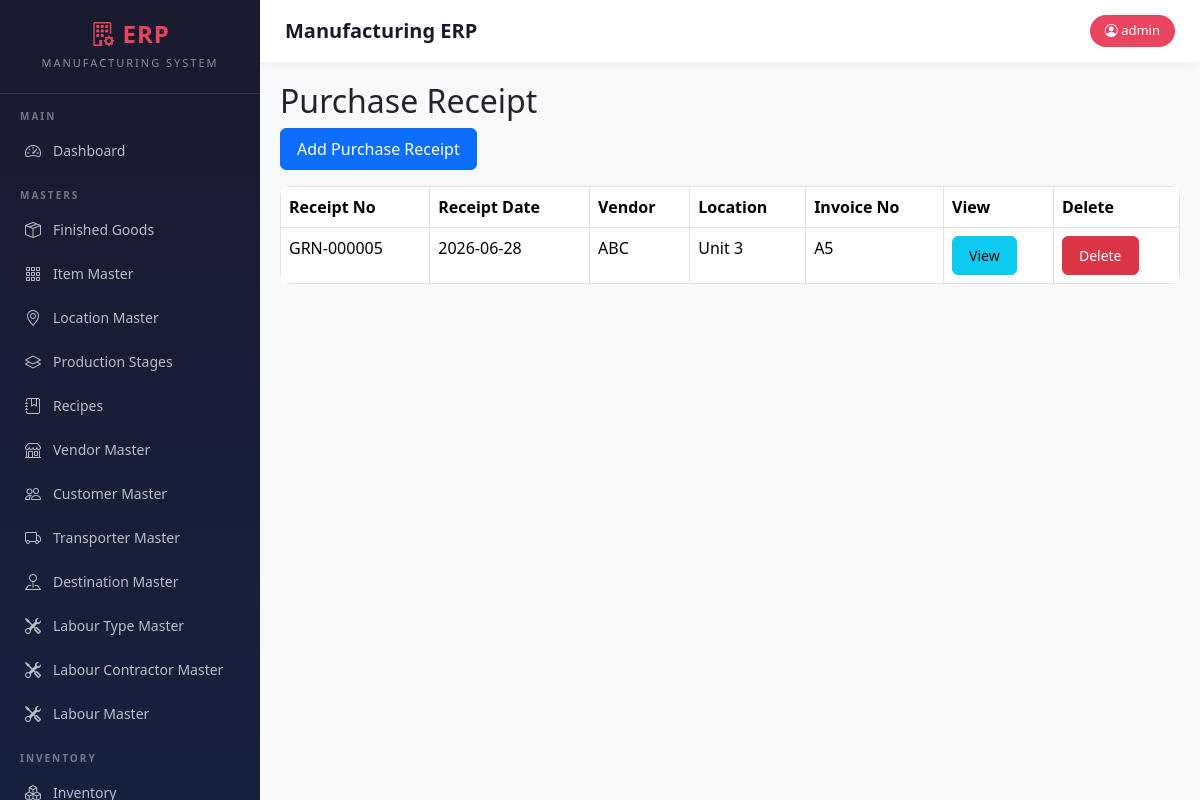
The page /purchase-receipt (signed in) on the database as committed earlier.
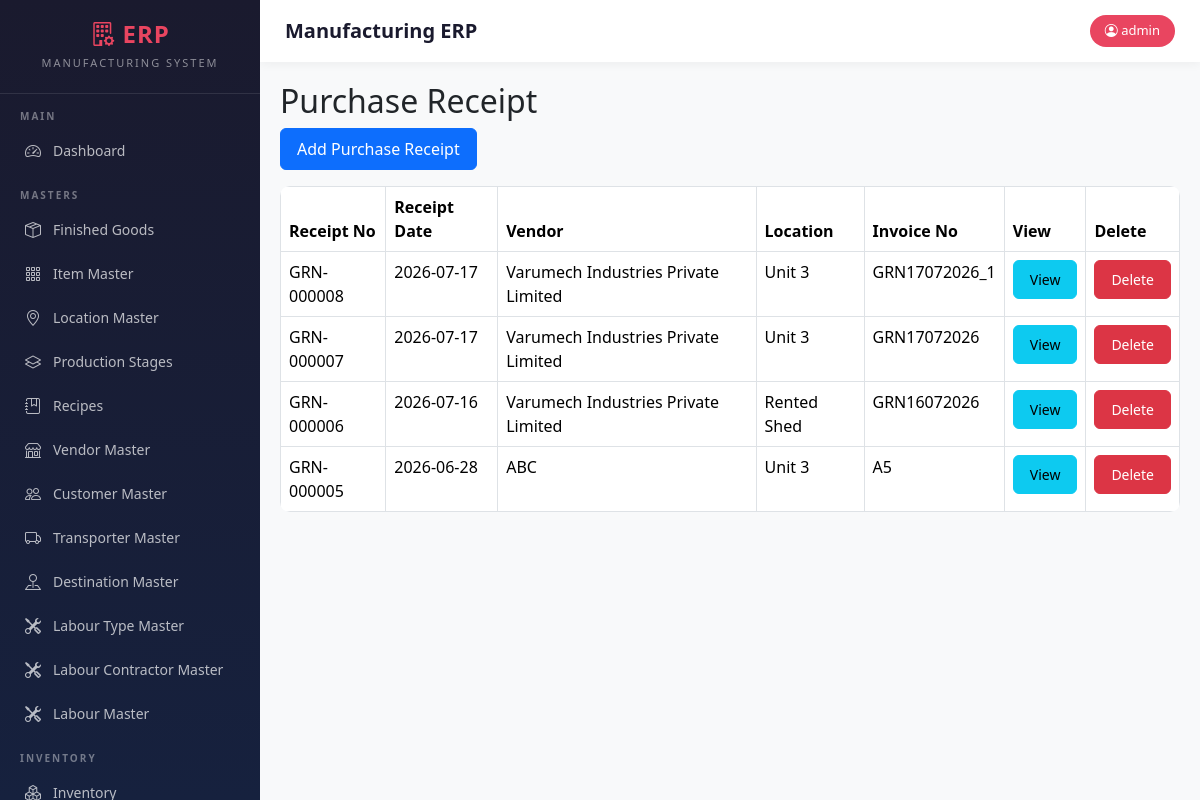
The same page on the database as committed later.
### models.py (models this page shows)
class User(UserMixin, db.Model):
    __tablename__ = "users"
    id = db.Column(db.Integer, primary_key=True)
    username = db.Column(
        db.String(100),
        unique=True,
        nullable=False
    )
    password = db.Column(
        db.String(255),
        nullable=False
    )
    role = db.Column(
        db.String(20),
        nullable=False
    )

class PurchaseReceiptHeader(db.Model):
    __tablename__ = "purchase_receipt_header"
    id = db.Column(
        db.Integer,
        primary_key=True
    )
    receipt_date = db.Column(
        db.Date,
        nullable=False
    )
    vendor_id = db.Column(
        db.Integer,
        db.ForeignKey("vendor_master.id"),
        nullable=False
    )
    location_id = db.Column(
        db.Integer,
        db.ForeignKey("location_master.id"),
        nullable=False
    )
    invoice_no = db.Column(
        db.String(100)
    )
    invoice_date = db.Column(
        db.Date
    )
    remarks = db.Column(
        db.String(500)
    )
    vendor = db.relationship(
        "VendorMaster"
    )
    location = db.relationship(
        "LocationMaster"
    )
    basic_amount = db.Column(
    db.Float,
    default=0
    )
    gst_amount = db.Column(
    db.Float,
    default=0
    )
    invoice_amount = db.Column(
    db.Float,
    default=0
    )
    details = db.relationship(
        "PurchaseReceiptDetail",
        backref="receipt",
        cascade="all, delete-orphan"
    )

class VendorMaster(db.Model):
    __tablename__ = "vendor_master"
    id = db.Column(
        db.Integer,
        primary_key=True
    )
    vendor_code = db.Column(
        db.String(20),
        unique=True,
        nullable=True
    )
    vendor_name = db.Column(
        db.String(200),
        nullable=False
    )
    contact_person = db.Column(
        db.String(100)
    )
    mobile = db.Column(
        db.String(20)
    )
    email = db.Column(
        db.String(100)
    )
    gst_no = db.Column(
        db.String(30)
    )
    pan_no = db.Column(
        db.String(20)
    )
    address = db.Column(
        db.String(500)
    )
    city = db.Column(
        db.String(100)
    )
    state = db.Column(
        db.String(100)
    )
    country = db.Column(
        db.String(100),
        default="India"
    )
    pincode = db.Column(
        db.String(20)
    )
    active = db.Column(
        db.Boolean,
        default=True
    )

class LocationMaster(db.Model):
    __tablename__ = "location_master"
    id = db.Column(
        db.Integer,
        primary_key=True
    )
    location_code = db.Column(
        db.String(20),
        unique=True,
        nullable=False
    )
    location_name = db.Column(
        db.String(100),
        nullable=False
    )
    active = db.Column(
        db.Boolean,
        default=True
    )

### blueprints/masters/routes.py (the view)
@masters_bp.route("/purchase-receipt")
@login_required
def purchase_receipt():
    receipt_list = PurchaseReceiptHeader.query.order_by(
        PurchaseReceiptHeader.receipt_date.desc(),
        PurchaseReceiptHeader.id.desc()
    ).all()
    return render_template(
        "purchase_receipt.html",
        receipt_list=receipt_list
    )

### app.py (called while the page is built)
@login_manager.user_loader
def load_user(user_id):
    return User.query.get(int(user_id))

### templates/purchase_receipt.html (shortened to what this page needs)
{% extends "base.html" %}
{% block content %}
<h2>
Purchase Receipt
</h2>
<a
href="/purchase-receipt/add"
class="btn btn-primary mb-3">
Add Purchase Receipt
</a>
<table class="table table-bordered">
<thead>
<tr>
<th>
Receipt No
</th>
<th>
Receipt Date
</th>
<th>
Vendor
</th>
<th>
Location
</th>
<th>
Invoice No
</th>
<th>
View
</th>
<th>
Delete
</th>
</tr>
</thead>
<tbody>
{% for row in receipt_list %}
<tr>
<td>
GRN-{{ "%06d"|format(row.id) }}
</td>
<td>
{{ row.receipt_date }}
</td>
<td>
{{ row.vendor.vendor_name }}
</td>
<td>
{{ row.location.location_name }}
</td>
<td>
{{ row.invoice_no }}
</td>
<td>
<a
href="/purchase-receipt/view/{{ row.id }}"
class="btn btn-info btn-sm">
View
</a>
</td>
<td>
<button
type="button"
class="btn btn-danger btn-sm delete-btn"
data-id="{{ row.id }}">
Delete
</button>
</td>
</tr>
{% endfor %}
</tbody>
</table>
{% endblock %}

### templates/base.html (shortened to what this page needs)
<!DOCTYPE html>
<html>
<head>
<link href="https://cdn.jsdelivr.net/npm/bootstrap@5.3.3/dist/css/bootstrap.min.css" rel="stylesheet">
<link href="https://cdn.jsdelivr.net/npm/select2@4.1.0-rc.0/dist/css/select2.min.css" rel="stylesheet" />
<link href="https://cdn.jsdelivr.net/npm/tom-select/dist/css/tom-select.bootstrap5.min.css" rel="stylesheet">
<link rel="stylesheet" href="https://cdn.datatables.net/1.13.8/css/jquery.dataTables.min.css">
<link rel="stylesheet" href="https://cdn.datatables.net/buttons/2.4.2/css/buttons.dataTables.min.css">
<link rel="stylesheet" href="https://cdn.datatables.net/fixedheader/3.4.0/css/fixedHeader.dataTables.min.css">
<link rel="stylesheet" href="https://cdn.datatables.net/fixedcolumns/4.3.0/css/fixedColumns.dataTables.min.css">
<link rel="stylesheet" href="https://cdn.jsdelivr.net/npm/bootstrap-icons@1.11.3/font/bootstrap-icons.min.css">
</head>
<body>
<div class="sidebar">
    <div class="sidebar-brand">
        <h4><i class="bi bi-building-gear"></i> ERP</h4>
        <small>Manufacturing System</small>
    </div>
    <div class="nav-section">Main</div>
    <ul class="nav flex-column">
        <li class="nav-item">
            <a class="nav-link" href="/dashboard">
                <i class="bi bi-speedometer2"></i> Dashboard
            </a>
        </li>
    </ul>
    <div class="nav-section">Masters</div>
    <ul class="nav flex-column">
        <li class="nav-item">
            <a class="nav-link" href="/finished-goods">
                <i class="bi bi-box-seam"></i> Finished Goods
            </a>
        </li>
        <li class="nav-item">
            <a class="nav-link" href="/items">
                <i class="bi bi-grid-3x3-gap"></i> Item Master
            </a>
        </li>
        <li class="nav-item">
            <a class="nav-link" href="/locations">
                <i class="bi bi-geo-alt"></i> Location Master
            </a>
        </li>
        <li class="nav-item">
            <a class="nav-link" href="/production-stages">
                <i class="bi bi-layers"></i> Production Stages
            </a>
        </li>
        <li class="nav-item">
            <a class="nav-link" href="/recipes">
                <i class="bi bi-journal-bookmark"></i> Recipes
            </a>
        </li>
        <li class="nav-item">
            <a class="nav-link" href="/vendors">
                <i class="bi bi-shop"></i> Vendor Master
            </a>
        </li>
        <li class="nav-item">
            <a class="nav-link" href="/customers">
                <i class="bi bi-people"></i> Customer Master
            </a>
        </li>
        <li class="nav-item">
            <a class="nav-link" href="/transporter">
                <i class="bi bi-truck"></i> Transporter Master
            </a>
        </li>
        <li class="nav-item">
            <a class="nav-link" href="/destination">
                <i class="bi bi-pin-map"></i> Destination Master
            </a>
        </li>
                <li class="nav-item">
            <a class="nav-link" href="{{ url_for('labour.labour_types') }}">
                <i class="bi bi-tools"></i> Labour Type Master
            </a>
        </li>
                <li class="nav-item">
            <a class="nav-link" href="{{ url_for('labour.labour_contractors') }}">
                <i class="bi bi-tools"></i> Labour Contractor Master
            </a>
        </li>
        <li class="nav-item">
            <a class="nav-link" href="{{ url_for('labour.labour_master_list') }}">
                <i class="bi bi-tools"></i> Labour Master
            </a>
        </li>
    </ul>
    <div class="nav-section">Inventory</div>
    <ul class="nav flex-column">
        <li class="nav-item">
            <a class="nav-link" href="/inventory">
                <i class="bi bi-boxes"></i> Inventory
            </a>
        </li>
    </ul>
</div>
<div class="main-content">
    <div class="top-bar">
        <h5>{% block page_title %}Manufacturing ERP{% endblock %}</h5>
        <span class="user-badge">
            <i class="bi bi-person-circle"></i> {{ current_user.username }}
        </span>
    </div>
    {% block content %}{% endblock %}
</div>
</body>
</html>

### templates/base.html (style rules this page uses)
.sidebar { background: linear-gradient(180deg, #1a1a2e 0%, #16213e 100%); min-height: 100vh; height: 100vh; position: fixed; top: 0; left: 0; width: 260px; z-index: 1000; overflow-y: auto; overflow-x: hidden; transition: all 0.3s ease; }
.sidebar-brand { padding: 20px; border-bottom: 1px solid rgba(255,255,255,0.1); text-align: center; }
.sidebar-brand h4 { color: #e94560; font-weight: 700; margin: 0; letter-spacing: 1px; }
.sidebar-brand small { color: rgba(255,255,255,0.5); font-size: 11px; text-transform: uppercase; letter-spacing: 2px; }
.nav-section { padding: 15px 20px 5px; color: rgba(255,255,255,0.4); font-size: 10px; text-transform: uppercase; letter-spacing: 2px; font-weight: 600; }
.sidebar .nav-link { color: rgba(255,255,255,0.7); padding: 10px 20px; border-radius: 0; border-left: 3px solid transparent; transition: all 0.2s ease; font-size: 14px; display: flex; align-items: center; gap: 10px; }
.sidebar .nav-link i { font-size: 16px; width: 20px; text-align: center; }
.main-content { margin-left: 260px; padding: 20px; min-height: 100vh; background: #f8f9fa; }
.top-bar { background: #fff; padding: 15px 25px; margin: -20px -20px 20px -20px; box-shadow: 0 2px 10px rgba(0,0,0,0.05); display: flex; justify-content: space-between; align-items: center; }
.top-bar h5 { margin: 0; color: #1a1a2e; font-weight: 600; }
.user-badge { background: #e94560; color: #fff; padding: 6px 15px; border-radius: 20px; font-size: 13px; font-weight: 500; }
.table { background: #fff; border-radius: 10px; overflow: hidden; }
.btn { border-radius: 6px; font-weight: 500; padding: 8px 16px; transition: all 0.2s ease; }
.btn-primary { background: #0d6efd; border-color: #0d6efd; }
.btn-danger { background: #dc3545; border-color: #dc3545; }

Rows that differ between the two databases and show on the page:
added PurchaseReceiptHeader: id "000008", receipt_date "2026-07-17", vendor.vendor_name "Varumech Industries Private Limited", location.location_name "Unit 3", invoice_no "GRN17072026_1"
added PurchaseReceiptHeader: id "000007", receipt_date "2026-07-17", vendor.vendor_name "Varumech Industries Private Limited", location.location_name "Unit 3", invoice_no "GRN17072026"
added PurchaseReceiptHeader: id "000006", receipt_date "2026-07-16", vendor.vendor_name "Varumech Industries Private Limited", location.location_name "Rented Shed", invoice_no "GRN16072026"
